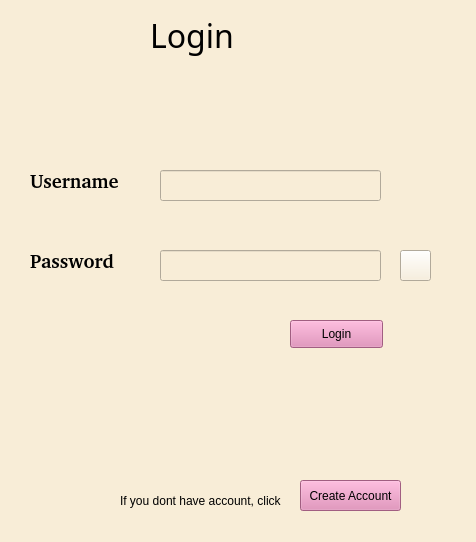
<?xml version="1.0" encoding="UTF-8"?>
<ui version="4.0">
 <class>Login</class>
 <widget class="QMainWindow" name="Login">
  <property name="geometry">
   <rect>
    <x>0</x>
    <y>0</y>
    <width>476</width>
    <height>542</height>
   </rect>
  </property>
  <property name="cursor">
   <cursorShape>PointingHandCursor</cursorShape>
  </property>
  <property name="windowTitle">
   <string>Login Setup</string>
  </property>
  <property name="styleSheet">
   <string notr="true">background-color: rgb(248, 237, 215);</string>
  </property>
  <widget class="QWidget" name="centralwidget">
   <widget class="QLabel" name="label1">
    <property name="geometry">
     <rect>
      <x>150</x>
      <y>-40</y>
      <width>211</width>
      <height>151</height>
     </rect>
    </property>
    <property name="font">
     <font>
      <family>Gagalin</family>
      <pointsize>24</pointsize>
     </font>
    </property>
    <property name="layoutDirection">
     <enum>Qt::LeftToRight</enum>
    </property>
    <property name="text">
     <string>Login</string>
    </property>
   </widget>
   <widget class="QLabel" name="label2">
    <property name="geometry">
     <rect>
      <x>30</x>
      <y>160</y>
      <width>121</width>
      <height>41</height>
     </rect>
    </property>
    <property name="font">
     <font>
      <family>Champagne &amp; Limousines</family>
      <pointsize>14</pointsize>
      <weight>75</weight>
      <bold>true</bold>
     </font>
    </property>
    <property name="text">
     <string>Username</string>
    </property>
   </widget>
   <widget class="QLineEdit" name="username">
    <property name="geometry">
     <rect>
      <x>160</x>
      <y>170</y>
      <width>221</width>
      <height>31</height>
     </rect>
    </property>
   </widget>
   <widget class="QLabel" name="label3">
    <property name="geometry">
     <rect>
      <x>30</x>
      <y>240</y>
      <width>121</width>
      <height>41</height>
     </rect>
    </property>
    <property name="font">
     <font>
      <family>Champagne &amp; Limousines</family>
      <pointsize>14</pointsize>
      <weight>75</weight>
      <bold>true</bold>
     </font>
    </property>
    <property name="text">
     <string>Password</string>
    </property>
   </widget>
   <widget class="QLineEdit" name="password">
    <property name="geometry">
     <rect>
      <x>160</x>
      <y>250</y>
      <width>221</width>
      <height>31</height>
     </rect>
    </property>
   </widget>
   <widget class="QLabel" name="label4">
    <property name="geometry">
     <rect>
      <x>120</x>
      <y>490</y>
      <width>211</width>
      <height>21</height>
     </rect>
    </property>
    <property name="text">
     <string>If you dont have account, click</string>
    </property>
   </widget>
   <widget class="QPushButton" name="createaccbutton">
    <property name="geometry">
     <rect>
      <x>300</x>
      <y>480</y>
      <width>101</width>
      <height>31</height>
     </rect>
    </property>
    <property name="cursor">
     <cursorShape>PointingHandCursor</cursorShape>
    </property>
    <property name="mouseTracking">
     <bool>true</bool>
    </property>
    <property name="styleSheet">
     <string notr="true">background-color: rgb(226, 131, 180);</string>
    </property>
    <property name="text">
     <string>Create Account</string>
    </property>
   </widget>
   <widget class="QPushButton" name="loginbutton">
    <property name="geometry">
     <rect>
      <x>290</x>
      <y>320</y>
      <width>93</width>
      <height>28</height>
     </rect>
    </property>
    <property name="cursor">
     <cursorShape>PointingHandCursor</cursorShape>
    </property>
    <property name="mouseTracking">
     <bool>true</bool>
    </property>
    <property name="styleSheet">
     <string notr="true">background-color: rgb(226, 131, 180);
</string>
    </property>
    <property name="text">
     <string>Login</string>
    </property>
   </widget>
   <widget class="QLabel" name="cond">
    <property name="geometry">
     <rect>
      <x>30</x>
      <y>381</y>
      <width>291</width>
      <height>51</height>
     </rect>
    </property>
    <property name="font">
     <font>
      <family>MS Shell Dlg 2</family>
      <pointsize>10</pointsize>
     </font>
    </property>
    <property name="layoutDirection">
     <enum>Qt::LeftToRight</enum>
    </property>
    <property name="text">
     <string/>
    </property>
   </widget>
   <widget class="QPushButton" name="visiblebutton">
    <property name="geometry">
     <rect>
      <x>400</x>
      <y>250</y>
      <width>31</width>
      <height>31</height>
     </rect>
    </property>
    <property name="cursor">
     <cursorShape>PointingHandCursor</cursorShape>
    </property>
    <property name="styleSheet">
     <string notr="true">background-image : url(invisible.png)</string>
    </property>
    <property name="text">
     <string/>
    </property>
   </widget>
  </widget>
  <widget class="QStatusBar" name="statusbar"/>
 </widget>
 <resources/>
 <connections/>
</ui>
